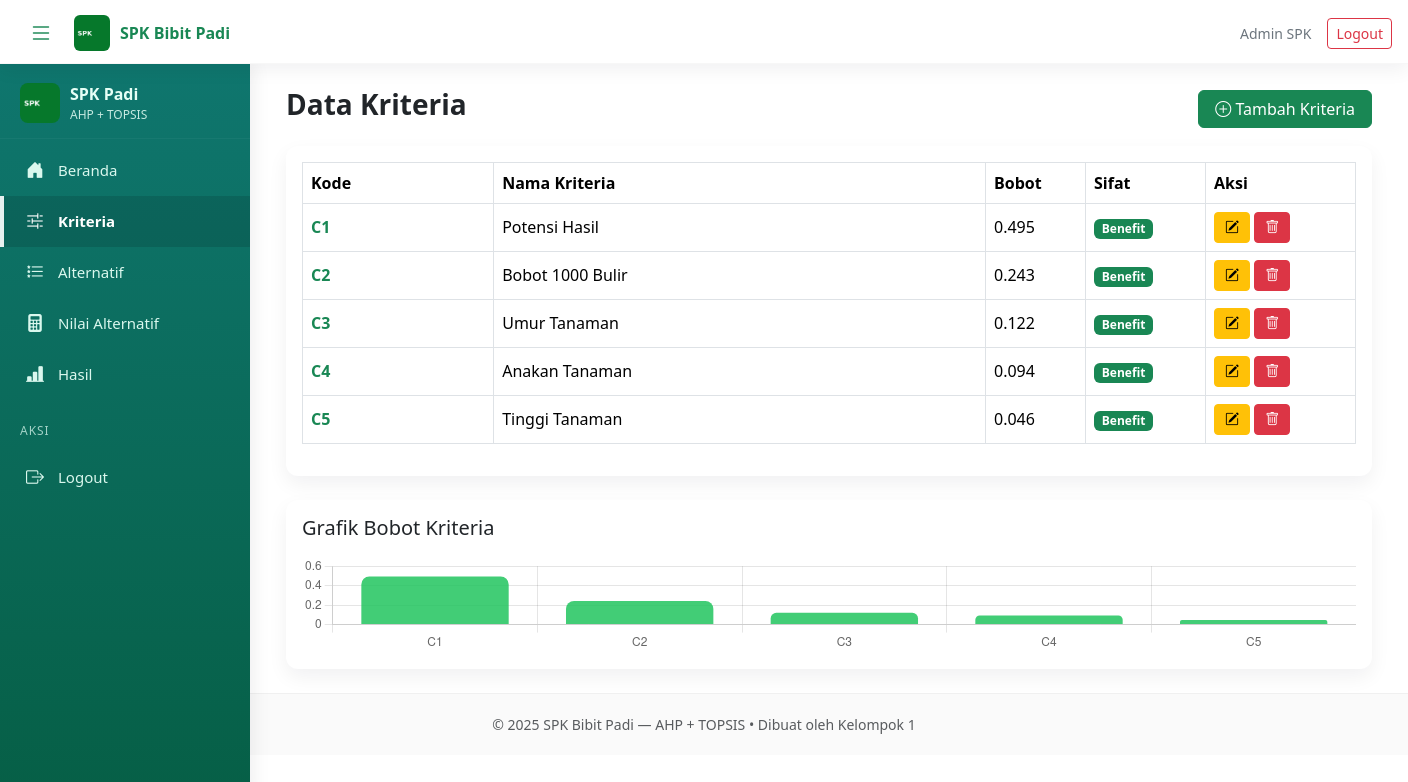
Page /index.php?page=kriteria (signed in) on the committed database.
### tables this page shows
CREATE TABLE `kriteria` (
  `id_kriteria` int(11) NOT NULL,
  `kode` varchar(10) NOT NULL,
  `nama` varchar(50) NOT NULL,
  `bobot` decimal(10,3) NOT NULL,
  `sifat` enum('benefit','cost') NOT NULL
);

### pages/kriteria.php (the view, shortened to what this page needs)
<?php
include "./config/koneksi.php";
$kriteria = [];
$q = mysqli_query($koneksi, "SELECT * FROM kriteria ORDER BY id_kriteria");
while ($d = mysqli_fetch_assoc($q)) {
    $kriteria[] = $d;
}
$labels = array_column($kriteria, "kode");
$bobot  = array_column($kriteria, "bobot");
?>
<link href="https://cdn.jsdelivr.net/npm/bootstrap@5.3.2/dist/css/bootstrap.min.css" rel="stylesheet">
<div class="container-fluid">
    <div class="d-flex justify-content-between align-items-center mb-3">
        <h3 class="fw-bold">Data Kriteria</h3>
        <button class="btn btn-success px-3" data-bs-toggle="modal" data-bs-target="#modalTambah">
            <i class="bi bi-plus-circle"></i> Tambah Kriteria
        </button>
    </div>
    <div class="card card-modern mb-4">
        <div class="card-body">
            <div class="table-responsive">
                <table class="table table-bordered table-modern align-middle">
                    <thead>
                        <tr>
                            <th>Kode</th>
                            <th>Nama Kriteria</th>
                            <th width="100">Bobot</th>
                            <th width="120">Sifat</th>
                            <th width="150">Aksi</th>
                        </tr>
                    </thead>
                    <tbody>
                        <?php foreach ($kriteria as $d): ?>
                            <tr>
                                <td class="fw-bold text-success"><?= $d['kode'] ?></td>
                                <td><?= $d['nama'] ?></td>
                                <td><?= $d['bobot'] ?></td>
                                <td>
                                    <span class="badge <?= $d['sifat'] == 'benefit' ? 'bg-success' : 'bg-danger' ?>">
                                        <?= ucfirst($d['sifat']) ?>
                                    </span>
                                </td>
                                <td>
                                    <button class="btn btn-warning btn-sm btn-icon"
                                        data-bs-toggle="modal"
                                        data-bs-target="#modalEdit<?= $d['id_kriteria'] ?>">
                                        <i class="bi bi-pencil-square"></i>
                                    </button>
                                    <a onclick="return confirm('Hapus kriteria ini?')"
                                        href="index.php?page=kriteria&hapus=<?= $d['id_kriteria'] ?>"
                                        class="btn btn-danger btn-sm btn-icon">
                                        <i class="bi bi-trash"></i>
                                    </a>
                                </td>
                            </tr>
                        <?php endforeach; ?>
                    </tbody>
                </table>
            </div>
        </div>
    </div>
    <div class="card card-modern p-3">
        <h5 class="mb-3">Grafik Bobot Kriteria</h5>
        <canvas id="chartKriteria" height="120"></canvas>
    </div>
</div>
<script>
    let labelK = <?= json_encode($labels) ?>;
    let bobotK = <?= json_encode($bobot) ?>;
    new Chart(document.getElementById('chartKriteria'), {
        type: 'bar',
        data: {
            labels: labelK,
            datasets: [{
                label: "Bobot",
                data: bobotK,
                backgroundColor: 'rgba(34,197,94,0.85)',
                borderRadius: 8
            }]
        },
        options: {
            plugins: {
                legend: {
                    display: false
                }
            },
            scales: {
                y: {
                    beginAtZero: true
                }
            }
        }
    });
    // Debug: Pastikan modal bisa diakses
    document.addEventListener('DOMContentLoaded', function() {
        const modals = document.querySelectorAll('.modal');
        modals.forEach(modal => {
            modal.addEventListener('shown.bs.modal', function() {
                // Focus ke input pertama saat modal dibuka
                const firstInput = this.querySelector('input:not([type="hidden"])');
                if (firstInput) {
                    firstInput.focus();
                }
            });
        });
    });
</script>

### assets/css/style.css (style rules this page uses)
:root { --green-500: #16a34a; --green-700: #065f46; --bg: #f6faf6; --muted: #6b7280; }
body { background: var(--bg); font-family: 'Poppins', Arial, sans-serif; color: #0f172a; }
.table thead { background: linear-gradient(90deg, rgba(22,163,74,0.08), rgba(6,182,212,0.02)); }

### header.php (style rules this page uses)
body { padding-top: 64px !important; }

### pages/kriteria.php (style rules this page uses)
.card-modern { border-radius: 12px; box-shadow: 0 8px 20px rgba(16, 24, 40, 0.06); border: 0; }
.table-modern thead { background: #16a34a; color: white; }
.btn-icon { padding: 4px 10px; }

### rows in the picture
kriteria: kode "C1", nama "Potensi Hasil", bobot "0.495", sifat "Benefit"
kriteria: kode "C2", nama "Bobot 1000 Bulir", bobot "0.243", sifat "Benefit"
kriteria: kode "C3", nama "Umur Tanaman", bobot "0.122", sifat "Benefit"
kriteria: kode "C4", nama "Anakan Tanaman", bobot "0.094", sifat "Benefit"
kriteria: kode "C5", nama "Tinggi Tanaman", bobot "0.046", sifat "Benefit"

### other values in the picture
$_SESSION['user']['nama_lengkap'] "Admin SPK"
